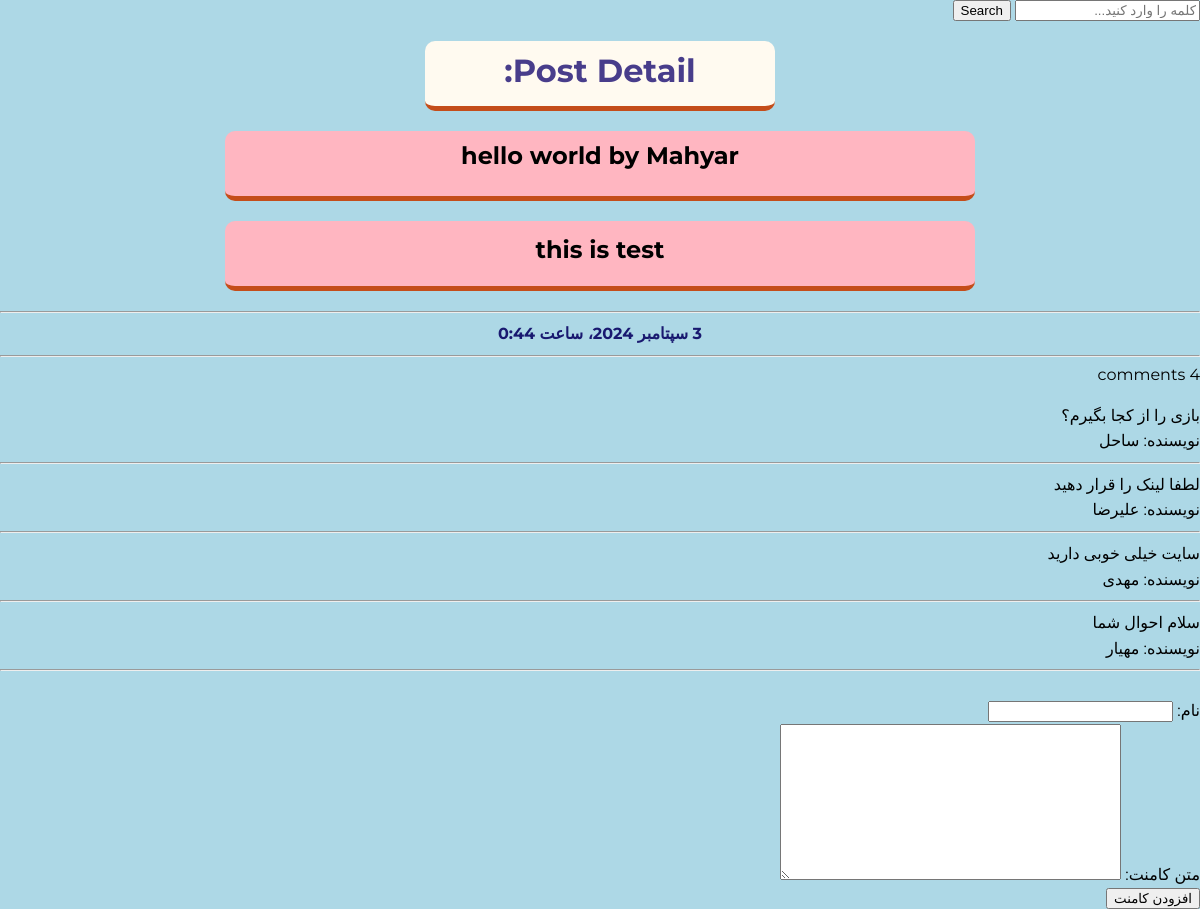
Screenshot of /blog/posts/3 with the database file from the repository.
### blog/models.py (models this page shows, shortened)
class Post(models.Model):
    class Status(models.TextChoices):
        DRAFT = 'DF', 'Draft'
        PUBLISHED = 'PB', 'Published'
        REJECTED = 'R', 'Rejected'
    author = models.ForeignKey(User, on_delete=models.CASCADE, related_name='user_posts')
    title = models.CharField(max_length=250)
    description = models.TextField()
    slug = models.SlugField(max_length=250)
    publish = models.DateTimeField(default=timezone.now)
    created = models.DateTimeField(auto_now_add=True)
    updated = models.DateTimeField(auto_now=True)
    status = models.CharField(max_length=2, choices=Status.choices, default=Status.DRAFT)
    reading_time = models.PositiveIntegerField(verbose_name='زمان مطالعه')
    objects = models.Manager()
    published = PublishedManager()
    class Meta:
        ordering = ['-publish']
        indexes = [
            models.Index(fields=['-publish']),
        ]
        verbose_name = 'پست'
        verbose_name_plural = 'پست ها'

class Comments(models.Model):
    post = models.ForeignKey(Post, on_delete=models.CASCADE, related_name='comments', verbose_name='پست')
    name = models.CharField(max_length=250, verbose_name='نام')
    body = models.TextField(verbose_name='متن کامنت')
    created = models.DateTimeField(auto_now_add=True)
    updated = models.DateTimeField(auto_now=True)
    active = models.BooleanField(default=False)
    class Meta:
        ordering = ['-created']
        indexes = [models.Index(fields=['-created'])]
        verbose_name = 'کامنت'
        verbose_name_plural = 'کامنت ها'

### blog/views.py (the view)
# urls.py: path('posts/<int:pk>', views.post_detail, name='post_detail'),
def post_detail(request, pk):
    post = get_object_or_404(Post, pk=pk, status=Post.Status.PUBLISHED)
    comment = post.comments.filter(active=True)
    form = CommentForm()
    context = {
        'post': post,
        'form': form,
        'comment': comment,
    }
    return render(request, 'blog/detail.html', context)

### blog/forms.py (shortened to what this page needs)
class CommentForm(forms.ModelForm):
    class Meta:
        model = Comments
        fields = ['name', 'body']

### blog/templatetags/blog_tags.py (called while the page is built)
@register.filter(name='markdown')
def to_markdown(text):
    return mark_safe(markdown(text))

### blog/templates/blog/detail.html (shortened to what this page needs)
{% extends 'parent/base.html' %}
{% load jformat %}
{% load blog_tags %}
{% block content %}
    <h1>Post Detail:</h1>
    <h2>{{ post.title }} by {{ post.author | capfirst }}</h2>
    <h2>{{ post.description | markdown }}</h2>
    <hr>
    <p class="paragraph">{{ post.publish | jformat:'%y/%m/%d - %H:%M' }}</p>
    <hr>
    <div>
        {% with comment.count as cm_count %}
            {{ cm_count }} comment{{ cm_count|pluralize }}
        {% endwith %}
    </div>
    <br>
   <div>
        {% for cm in comment %}
            {{ cm.body | linebreaks }}
            <p>نویسنده: {{ cm.name }}</p>
            <hr>
            {% empty %}
            <p>کامنتی وجود ندارد</p>
        {% endfor %}
   </div>
    <br>
    <form method="post" action="{% url 'blog:post_comment' post.id %}">
        {{ form.as_p }}
        <input type="submit" value="افزودن کامنت">
    </form>
{% endblock %}

### blog/static/css/base.css (style rules this page uses)
* { box-sizing: border-box; }
body { --h: 212deg; --l: 43%; --brandColor: hsl(var(--h), 71%, var(--l)); font-family: Montserrat, sans-serif; margin: 0; background-color: lightblue; }
p { margin: 0; line-height: 1.6; }
h1 { width: 350px; height: 70px; background-color: floralwhite; color: darkslateblue; text-align: center; border-bottom: 5px solid #c44d1a; border-radius: 10px; margin: 20px auto; padding: 10px; }
h2 { width: 750px; height: 70px; background-color: lightpink; color: black; text-align: center; border-bottom: 5px solid #c44d1a; border-radius: 10px; margin: 20px auto; padding: 10px; }
.paragraph { text-align: center; color: midnightblue; font-weight: bold; }

### rows the page displays
Post: title "hello world", author "Mahyar", description "this is test", publish|jformat "3 سپتامبر 2024، ساعت 0:44"
Comments: body "بازی را از کجا بگیرم؟", name "ساحل"
Comments: body "لطفا لینک را قرار دهید", name "علیرضا"
Comments: body "سایت خیلی خوبی دارید", name "مهدی"
Comments: body "سلام احوال شما", name "مهیار"
